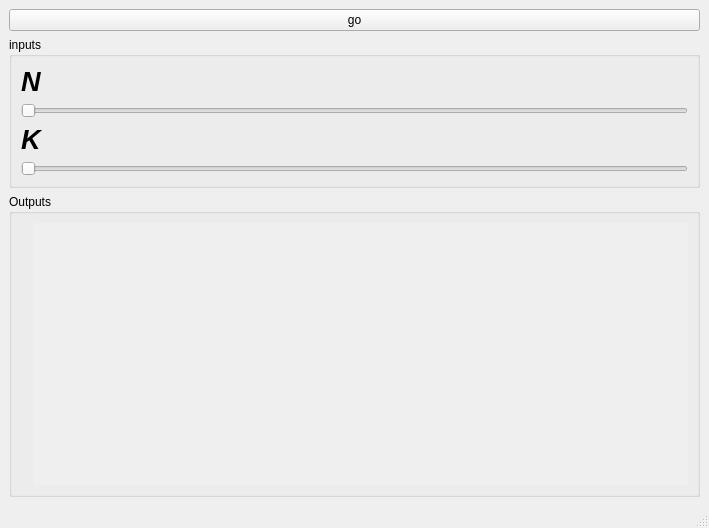
<?xml version="1.0" encoding="UTF-8"?>
<ui version="4.0">
 <class>MainWindow</class>
 <widget class="QMainWindow" name="MainWindow">
  <property name="geometry">
   <rect>
    <x>0</x>
    <y>0</y>
    <width>709</width>
    <height>528</height>
   </rect>
  </property>
  <property name="sizePolicy">
   <sizepolicy hsizetype="Maximum" vsizetype="Maximum">
    <horstretch>0</horstretch>
    <verstretch>0</verstretch>
   </sizepolicy>
  </property>
  <property name="windowTitle">
   <string>MainWindow</string>
  </property>
  <widget class="QWidget" name="centralwidget">
   <layout class="QVBoxLayout" name="verticalLayout_4">
    <item>
     <layout class="QVBoxLayout" name="verticalLayout_3">
      <item>
       <widget class="QPushButton" name="pushButton">
        <property name="text">
         <string>go</string>
        </property>
       </widget>
      </item>
      <item>
       <widget class="QGroupBox" name="groupBox">
        <property name="title">
         <string>inputs</string>
        </property>
        <layout class="QVBoxLayout" name="verticalLayout">
         <item>
          <widget class="QLabel" name="label">
           <property name="font">
            <font>
             <pointsize>20</pointsize>
             <weight>75</weight>
             <italic>true</italic>
             <bold>true</bold>
            </font>
           </property>
           <property name="text">
            <string>N</string>
           </property>
          </widget>
         </item>
         <item>
          <widget class="QSlider" name="horizontalSlider">
           <property name="maximum">
            <number>20</number>
           </property>
           <property name="orientation">
            <enum>Qt::Horizontal</enum>
           </property>
          </widget>
         </item>
         <item>
          <widget class="QLabel" name="label_2">
           <property name="font">
            <font>
             <pointsize>20</pointsize>
             <weight>75</weight>
             <italic>true</italic>
             <bold>true</bold>
            </font>
           </property>
           <property name="text">
            <string>K</string>
           </property>
          </widget>
         </item>
         <item>
          <widget class="QSlider" name="horizontalSlider_2">
           <property name="maximum">
            <number>20</number>
           </property>
           <property name="orientation">
            <enum>Qt::Horizontal</enum>
           </property>
          </widget>
         </item>
        </layout>
        <zorder>label_2</zorder>
        <zorder>horizontalSlider</zorder>
        <zorder>horizontalSlider_2</zorder>
        <zorder>horizontalSlider</zorder>
        <zorder>label_2</zorder>
        <zorder>horizontalSlider_2</zorder>
        <zorder>label</zorder>
       </widget>
      </item>
     </layout>
    </item>
    <item>
     <widget class="QGroupBox" name="groupBox_2">
      <property name="title">
       <string>Outputs</string>
      </property>
      <layout class="QHBoxLayout" name="horizontalLayout">
       <item>
        <widget class="KImageFilePreview" name="kimagefilepreview_4">
         <property name="autoFillBackground">
          <bool>true</bool>
         </property>
        </widget>
       </item>
       <item>
        <widget class="KImageFilePreview" name="kimagefilepreview_2">
         <property name="autoFillBackground">
          <bool>true</bool>
         </property>
        </widget>
       </item>
       <item>
        <widget class="KImageFilePreview" name="kimagefilepreview_3">
         <property name="sizePolicy">
          <sizepolicy hsizetype="MinimumExpanding" vsizetype="MinimumExpanding">
           <horstretch>0</horstretch>
           <verstretch>0</verstretch>
          </sizepolicy>
         </property>
         <property name="autoFillBackground">
          <bool>true</bool>
         </property>
        </widget>
       </item>
      </layout>
     </widget>
    </item>
   </layout>
   <zorder>verticalLayoutWidget</zorder>
   <zorder>pushButton</zorder>
   <zorder>groupBox</zorder>
   <zorder>groupBox_2</zorder>
   <zorder>label</zorder>
   <zorder></zorder>
  </widget>
  <widget class="QMenuBar" name="menubar">
   <property name="geometry">
    <rect>
     <x>0</x>
     <y>0</y>
     <width>709</width>
     <height>21</height>
    </rect>
   </property>
  </widget>
  <widget class="QStatusBar" name="statusbar"/>
 </widget>
 <customwidgets>
  <customwidget>
   <class>KImageFilePreview</class>
   <extends>QWidget</extends>
   <header>kimagefilepreview.h</header>
  </customwidget>
 </customwidgets>
 <resources/>
 <connections/>
</ui>
